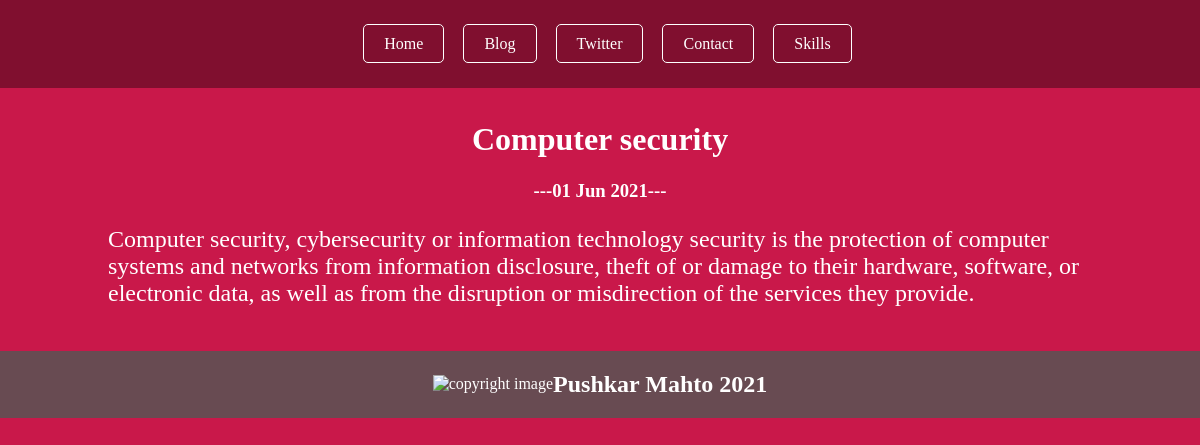
Page /blog/3/ on the committed database.
### blog/models.py (models this page shows, shortened)
class Blog(models.Model):
    title = models.CharField(max_length=180)
    date = models.DateField()
    description = models.TextField()

### blog/views.py (the view)
# urls.py: path('<int:blog_id>/', views.detail, name = 'detail'),
def detail(request, blog_id):
    blog = get_object_or_404(Blog, pk=blog_id)
    return render(request, 'blog/detail.html', {'blog':blog})

### blog/templates/blog/detail.html
{% extends "base/base.html" %}
{% block content %}
<div class="blog">
    <h1 class="cent">{{ blog.title }}</h1>
    <h3 class="cent">---{{ blog.date|date:'d M Y' }}---</h3>
    <p>{{ blog.description|safe }}</p>
</div>
{% endblock %}

### static/css/style.css (style rules this page uses)
body { margin: 0; background-color: #c9184a; }
.blog { padding-left: 20px; padding-right: 20px; padding-top: 20px; padding-bottom: 20px; color: white; }
.cent { text-align: center; color: white; }
p { font-size: 24px; font-family: font-family: 'Raleway', sans-serif !important; }

### rows in the picture
Blog: title "Computer security", date "01 Jun 2021", description "Computer security, cybersecurity or information technology security is the protection of computer systems and networks from information disclosure, theft of or damage to their hardware, software, or electronic data, as well as from the disruption or misdirection of the services they provide."
